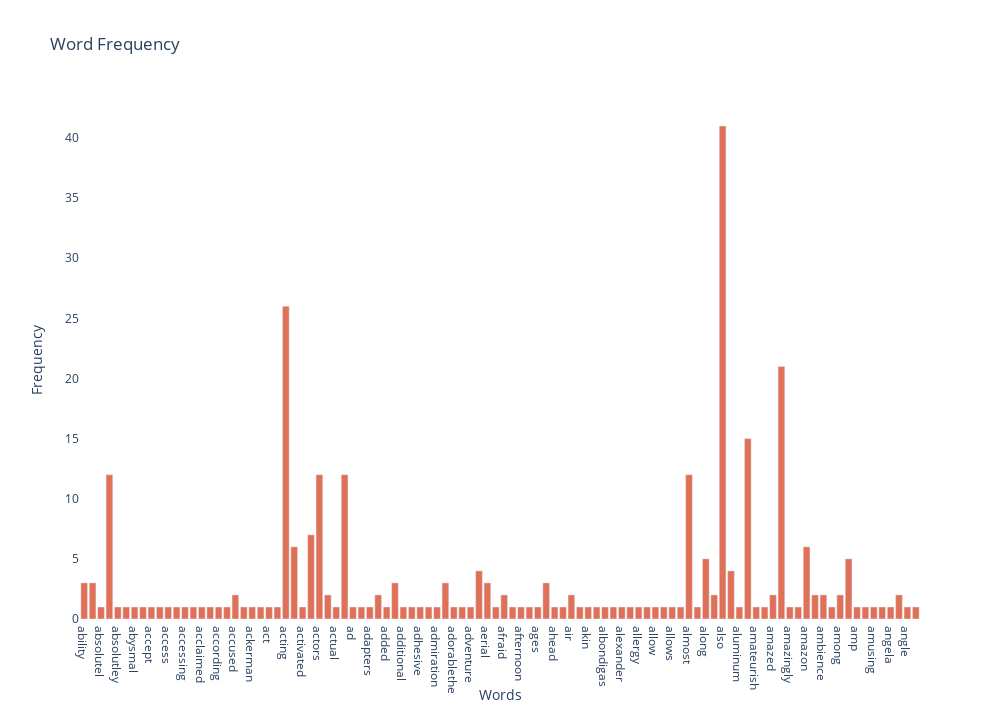

The cell this chart's notebook holds for it:
### Markdown cell above
We use `Plotly` to generate a more interactive graph

### Code cell
# Set up styling and graphing details for the plotly graph
trace = {
    "type": "bar",
    "y": term_frequencies[:100],
    "x": sample_count_vect.get_feature_names()[:100],
    "marker": {"color": "rgb(222, 113, 88)"},
    "orientation": 'v'
}

layout = {
    "title": "Word Frequency",
    "width": 1000,
    "yaxis": {
        "title": "Frequency",
        "gridcolor": "white"
    },
    "xaxis": {
        "title": "Words",
        "zeroline": False,
        "gridcolor": "white"
    },
    "height": 720,
    "barmode": "group",
    "autosize": True,
    "showlegend": False,
    "orientation": 90,
    "plot_bgcolor": "rgba(0,0,0,0)",
    "paper_bgcolor": "rgba(0,0,0,0)"
}

# Display the graph
fig = go.Figure()
fig.add_trace(trace)
fig.update_layout(layout)
fig.show()

### Figure 1 — Plotly figure (JSON) as saved in the notebook; plotly's stock layout.template omitted (floating-point values rounded to 4 significant figures)
{"data": [{"marker": {"color": "rgb(222, 113, 88)"}, "orientation": "v", "type": "bar", "x": ["ability", "able", "absolutel", "absolutely", "absolutley", "abstruse", "abysmal", "ac", "accept", "acceptable", "access", "accessible", "accessing", "accessory", "acclaimed", "accolades", "according", "accurately", "accused", "achievement", "ackerman", "across", "act", "acted", "acting", "action", "activated", "actor", "actors", "actress", "actual", "actually", "ad", "adaptation", "adapters", "add", "added", "addition", "additional", "address", "adhesive", "admins", "admiration", "adorable", "adorablethe", "adrift", "adventure", "advise", "aerial", "affordable", "afraid", "africa", "afternoon", "aged", "ages", "ago", "ahead", "aimless", "air", "airline", "akin", "ala", "albondigas", "alert", "alexander", "alike", "allergy", "allison", "allow", "allowing", "allows", "almonds", "almost", "alone", "along", "already", "also", "although", "aluminum", "always", "amateurish", "amaze", "amazed", "amazing", "amazingly", "amazingstylized", "amazon", "ambiance", "ambience", "americans", "among", "amount", "amp", "ample", "amusing", "anatomist", "angela", "angeles", "angle", "angles"], "y": [3, 3, 1, 12, 1, 1, 1, 1, 1, 1, 1, 1, 1, 1, 1, 1, 1, 1, 2, 1, 1, 1, 1, 1, 26, 6, 1, 7, 12, 2, 1, 12, 1, 1, 1, 2, 1, 3, 1, 1, 1, 1, 1, 3, 1, 1, 1, 4, 3, 1, 2, 1, 1, 1, 1, 3, 1, 1, 2, 1, 1, 1, 1, 1, 1, 1, 1, 1, 1, 1, 1, 1, 12, 1, 5, 2, 41, 4, 1, 15, 1, 1, 2, 21, 1, 1, 6, 2, 2, 1, 2, 5, 1, 1, 1, 1, 1, 2, 1, 1]}], "layout": {"autosize": true, "barmode": "group", "height": 720, "orientation": 90, "paper_bgcolor": "rgba(0,0,0,0)", "plot_bgcolor": "rgba(0,0,0,0)", "showlegend": false, "title": {"text": "Word Frequency"}, "width": 1000, "xaxis": {"gridcolor": "white", "title": {"text": "Words"}, "zeroline": false}, "yaxis": {"gridcolor": "white", "title": {"text": "Frequency"}}}}
